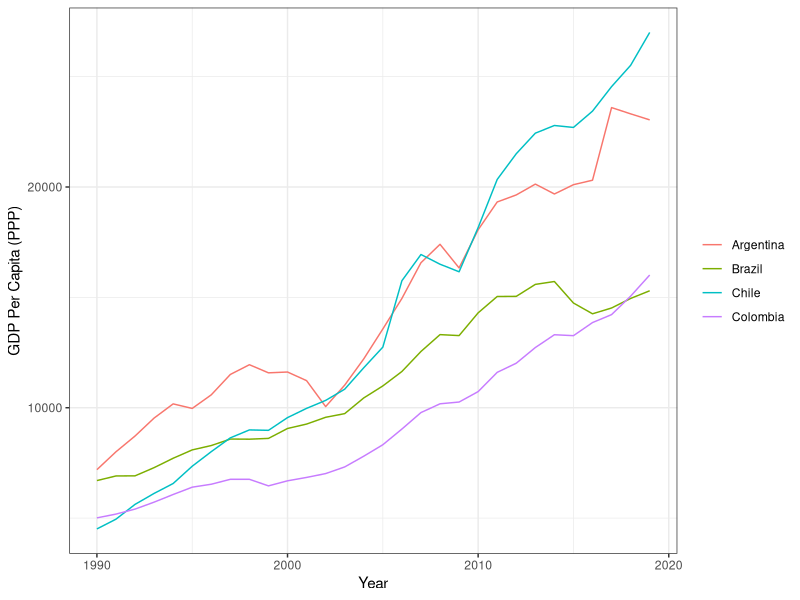

Recreate this plot in R.
## ---- chunk 1
library(tidyverse)

d <- read.csv('data/API_NY.GDP.PCAP.PP.CD_DS2_en_csv_v2_2357064.csv', skip = 4)

d2 <- d |> pivot_longer(cols = X1960:X2020,
                        names_to = 'year',
                        values_to = 'gdp_pc')

d2 <- d2 |> 
  mutate(year = year |> str_remove_all('X') |> as.numeric())

d2 |> 
  filter(!is.na(gdp_pc)) |> 
  filter(Country.Name %in% c('Argentina', 'Brazil', 'Colombia', 'Chile')) |> 
  ggplot(mapping = aes(x=year,y=gdp_pc, color=Country.Name))+
  geom_line() +
  theme_bw() +
  labs(x = 'Year', y = 'GDP Per Capita (PPP)',
       color = NULL)
